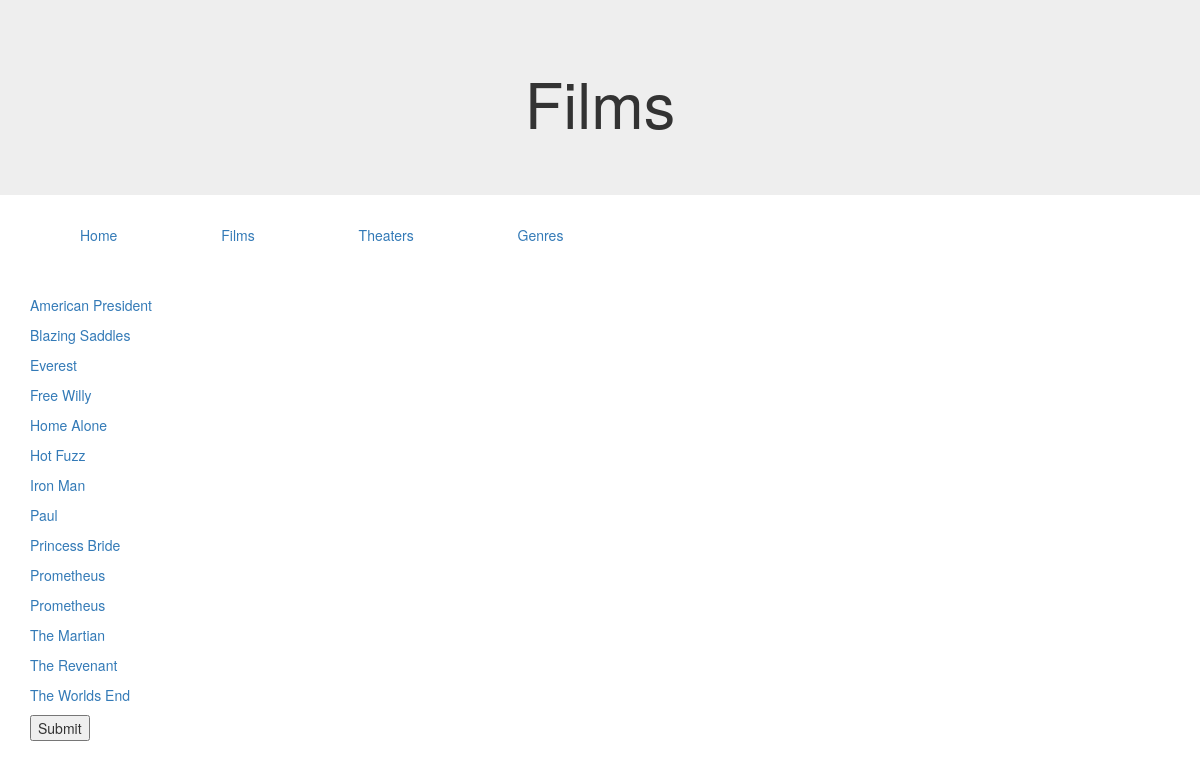
The app's page /post_url with its own data.
### films/models.py (models this page shows)
class Film(models.Model):
    title = models.CharField(max_length=100, blank=True, default='')
    year_prod = models.IntegerField()
    genre = models.ForeignKey(Genre, on_delete=models.CASCADE)
    img_url = models.CharField(max_length=150, blank=True, default='')
    owner = models.ForeignKey(
        'auth.User',
        related_name='films',
        on_delete=models.CASCADE,
        null=True
    )
    class Meta:
        ordering = ('title',)

### films/views.py (the view)
# urls.py: url(r'^post_url$', views.post_film, name='post_film'),
def post_film(request):
    films = Film.objects.all()
    form = FilmForm(request.POST)
    if form.is_valid():
        form.save(commit=True)
    return render(request, 'films/film_list.html', {'films':films})

### films/templates/films/film_list.html (shortened to what this page needs)
{% extends "layout.html" %}
{% block jumbotron %}
<div class="jumbotron">
    <h1>Films</h1>
</div>
{% endblock %}
{% block content %}
<div class="film_list">
  {% for film in films %}
      <a href="{% url 'film' pk=film.pk %}">{{ film.title|linebreaks }}</a>
  {% endfor %}
</div>
<form action="post_url" method="post">
  <input type="submit" value="Submit">
</form>
{% endblock %}

### assets/css/layout.css (style rules this page uses)
.jumbotron { text-align: center; }

### records on screen
Film: title "American President"
Film: title "Blazing Saddles"
Film: title "Everest"
Film: title "Free Willy"
Film: title "Home Alone"
Film: title "Hot Fuzz"
Film: title "Iron Man"
Film: title "Paul"
Film: title "Princess Bride"
Film: title "Prometheus"
Film: title "Prometheus"
Film: title "The Martian"
Film: title "The Revenant"
Film: title "The Worlds End"
